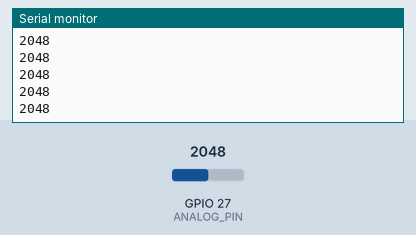
Bench run of a sketch on a simulated ESP32. Shown: the last lines printed to the serial monitor. The inputs (shaded band) are chosen by the test bench; at power-on: GPIO 27 (ANALOG_PIN) = 2048.

Above: at 1.2 s.
1.3 s: GPIO 27 (ANALOG_PIN) set to 2866
At 2.2 s:
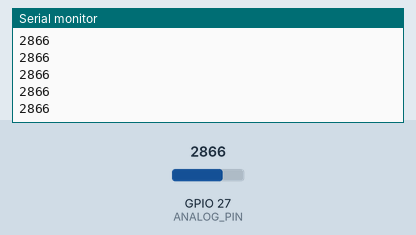
2.8 s: GPIO 27 (ANALOG_PIN) set to 3603
At 3.9 s:
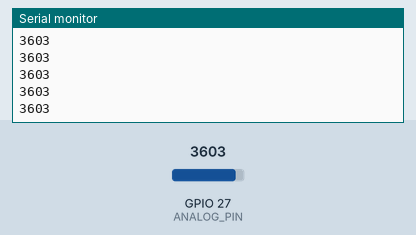
Timing chart, 0 to 5.8 s (numbered marks = the images above; inputs shaded):
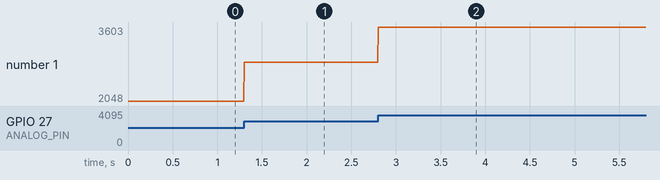

The sketch:

ESP32_Baca_Potensiometer.ino
```cpp
#define ANALOG_PIN 27 //GPIO 27

int nilai_baca;

void setup() {
  // put your setup code here, to run once:

Serial.begin(9600);

}

void loop() {
  // put your main code here, to run repeatedly:

  nilai_baca = analogRead(ANALOG_PIN);


  Serial.println(nilai_baca);


}
```

Measured:
- after the input at 1.3 s, the serial monitor: prints a new line at once (image 1)
- after the input at 2.8 s, the serial monitor: prints a new line at once (image 2)
- plotted number 1: 2048 → 2866 after the input at 1.3 s, 2866 → 3603 after the input at 2.8 s
